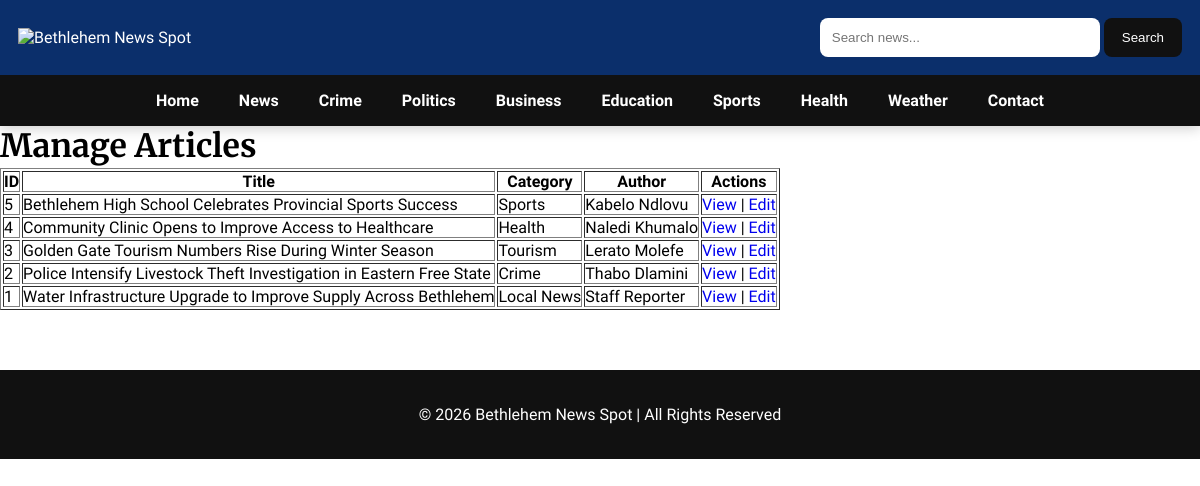
The page /admin/articles on the database its author committed.
### models/article.py (models this page shows)
class Article(db.Model):
    __tablename__ = "articles"
    id = db.Column(db.Integer, primary_key=True)
    title = db.Column(db.String(200), nullable=False)
    summary = db.Column(db.String(500), nullable=False)
    content = db.Column(db.Text, nullable=False)
    category = db.Column(db.String(100), nullable=False)
    author = db.Column(db.String(100), nullable=False)
    image = db.Column(db.String(255))
    published = db.Column(
    db.Boolean,
    default=False
)
    breaking = db.Column(db.Boolean, default=False)
    featured = db.Column(db.Boolean, default=False)
    views = db.Column(db.Integer, default=0)
    created_at = db.Column(db.DateTime, default=datetime.utcnow)

### routes/admin.py (the view)
@admin_bp.route("/articles")
def list_articles():
    articles = get_all_articles_admin()
    return render_template(
        "admin/articles.html",
        articles=articles
    )

### services/article_service.py (called while the page is built)
def get_all_articles_admin():
    return Article.query.order_by(Article.created_at.desc()).all()

### templates/admin/articles.html (shortened to what this page needs)
{% extends "base.html" %}
{% block content %}
<h1>Manage Articles</h1>
<table border="1" cellpadding="8">
<tr>
<th>ID</th>
<th>Title</th>
<th>Category</th>
<th>Author</th>
<th>Actions</th>
</tr>
{% for article in articles %}
<tr>
<td>{{ article.id }}</td>
<td>{{ article.title }}</td>
<td>{{ article.category }}</td>
<td>{{ article.author }}</td>
<td>
<a href="{{ url_for('articles.article', article_id=article.id) }}">
View
</a>
|
<a href="{{ url_for('admin.edit_article', article_id=article.id) }}">
Edit
</a>
</td>
</tr>
{% endfor %}
</table>
{% endblock %}

### static/css/main.css (style rules this page uses)
* { margin:0; padding:0; box-sizing:border-box; }
body { font-family:'Source Sans 3',sans-serif; }
h1, h2, h3, h4, .section-title, .main-story h1, .side-card h3, .news-card h3 { font-family:'Merriweather',serif; font-weight:700; line-height:1.3; }
a { text-decoration:none; }

### rows shown on the page
Article: id "5", title "Bethlehem High School Celebrates Provincial Sports Success", category "Sports", author "Kabelo Ndlovu"
Article: id "4", title "Community Clinic Opens to Improve Access to Healthcare", category "Health", author "Naledi Khumalo"
Article: id "3", title "Golden Gate Tourism Numbers Rise During Winter Season", category "Tourism", author "Lerato Molefe"
Article: id "2", title "Police Intensify Livestock Theft Investigation in Eastern Free State", category "Crime", author "Thabo Dlamini"
Article: id "1", title "Water Infrastructure Upgrade to Improve Supply Across Bethlehem", category "Local News", author "Staff Reporter"
